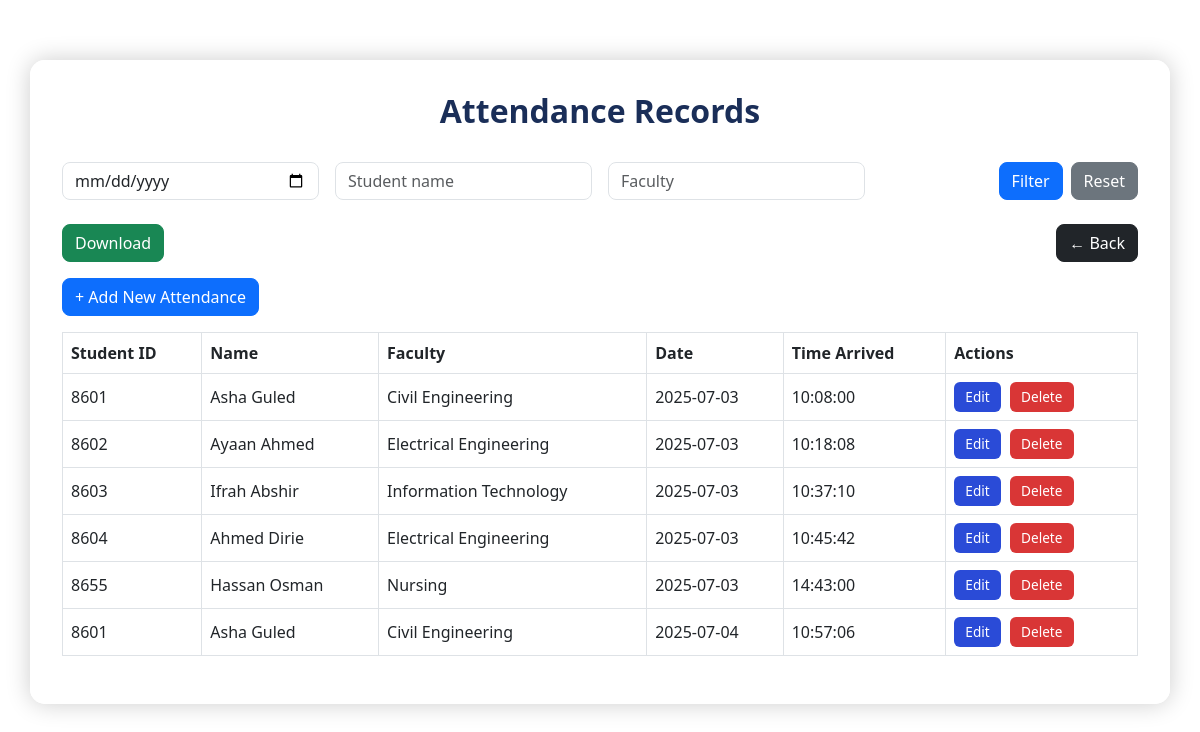
Screenshot of /university_attendance/class_attendance/attendance_records.php (signed in) with the database file from the repository.
### tables this page shows
CREATE TABLE `attendance` (
  `id` int(11) NOT NULL,
  `student_id` varchar(50) NOT NULL,
  `student_name` varchar(100) NOT NULL,
  `faculty` varchar(100) NOT NULL,
  `date` date NOT NULL,
  `created_at` timestamp NOT NULL DEFAULT current_timestamp(),
  `teacher_id` int(11) NOT NULL
);

### university_attendance/class_attendance/attendance_records.php (the view, shortened to what this page needs)
<?php
include "../db.php";
$teacher_id = $_SESSION['teacher_id'];
$filter_date = $_GET['date'] ?? '';
$filter_student = $_GET['student'] ?? '';
$filter_faculty = $_GET['faculty'] ?? '';
$query = "SELECT * FROM attendance WHERE teacher_id = ?";
$params = [$teacher_id];
$types = "i";
$stmt = $conn->prepare($query);
if (!empty($params)) {
    $stmt->bind_param($types, ...$params);
}
$stmt->execute();
$result = $stmt->get_result();
?>
<!DOCTYPE html>
<html lang="en">
<head>
  <link href="https://cdn.jsdelivr.net/npm/bootstrap@5.3.0/dist/css/bootstrap.min.css" rel="stylesheet" />
</head>
<body>
  <div class="container">
    <h2>Attendance Records</h2>
    <form method="GET" class="row g-3 mb-4">
      <div class="col-md-3">
        <input type="date" name="date" value="<?= htmlspecialchars($filter_date) ?>" class="form-control" />
      </div>
      <div class="col-md-3">
        <input type="text" name="student" placeholder="Student name" value="<?= htmlspecialchars($filter_student) ?>" class="form-control" />
      </div>
      <div class="col-md-3">
        <input type="text" name="faculty" placeholder="Faculty" value="<?= htmlspecialchars($filter_faculty) ?>" class="form-control" />
      </div>
      <div class="col-md-3 d-grid gap-2 d-md-flex justify-content-md-end">
        <button type="submit" class="btn btn-primary">Filter</button>
        <a href="attendance_records.php" class="btn btn-secondary">Reset</a>
      </div>
    </form>
    <div class="mb-3 d-flex justify-content-between">
      <a href="export_attendance.php?date=<?=urlencode($filter_date)?>&student=<?=urlencode($filter_student)?>&faculty=<?=urlencode($filter_faculty)?>" class="btn btn-success">Download</a>
      <a href="http://localhost:8080/university_attendance/class_attendance/" class="btn btn-dark">← Back</a>
    </div>
    <button id="showAddRowBtn" class="btn btn-primary add-button">+ Add New Attendance</button>
    <div class="table-responsive">
      <table class="table table-bordered table-hover align-middle" id="attendanceTable">
        <thead>
          <tr>
            <th>Student ID</th>
            <th>Name</th>
            <th>Faculty</th>
            <th>Date</th>
            <th>Time Arrived</th>
            <th>Actions</th>
          </tr>
        </thead>
        <tbody>
          <?php while($row = $result->fetch_assoc()): ?>
          <tr data-id="<?= $row['id'] ?>">
            <td class="student_id"><?= htmlspecialchars($row['student_id']) ?></td>
            <td class="student_name"><?= htmlspecialchars($row['student_name']) ?></td>
            <td class="faculty"><?= htmlspecialchars($row['faculty']) ?></td>
            <td><?= htmlspecialchars($row['date']) ?></td>
            <td><?= htmlspecialchars(date("H:i:s", strtotime($row['created_at'] ?? $row['date']))) ?></td>
            <td>
              <button class="btn-edit">Edit</button>
              <button class="btn-delete">Delete</button>
            </td>
          </tr>
          <?php endwhile; ?>
        </tbody>
      </table>
    </div>
  </div>
</body>
</html>

### university_attendance/class_attendance/attendance_records.php (style rules this page uses)
body { background: url('https://hips.hearstapps.com/hmg-prod/images/nature-quotes-landscape-1648265648.jpg?crop=1xw:0.84375xh;center,top&resize=1200:*') no-repeat center center fixed; background-size: cover; font-family: 'Segoe UI', sans-serif; padding-top: 60px; }
.container { background: rgba(255, 255, 255, 0.96); padding: 2rem; border-radius: 15px; box-shadow: 0 0 25px rgba(0,0,0,0.2); }
h2 { font-weight: 700; text-align: center; color: #1a2e58; margin-bottom: 2rem; }
.form-control, .btn { border-radius: 8px; }
.table thead { background-color: #1a2e58; color: white; }
.btn-edit, .btn-delete, .btn-save, .btn-cancel { font-size: 0.85rem; padding: 0.3rem 0.7rem; border-radius: 6px; margin-right: 0.3rem; cursor: pointer; user-select: none; }
.btn-edit { background-color: #2a4bd7; color: white; border: none; }
.btn-delete { background-color: #d93636; color: white; border: none; }
.add-button { margin-bottom: 1rem; }

### rows the page displays
attendance: student "8601", student_name "Asha Guled", faculty "Civil Engineering", date "2025-07-03", created_at "10:08:00"
attendance: student "8602", student_name "Ayaan Ahmed", faculty "Electrical Engineering", date "2025-07-03", created_at "10:18:08"
attendance: student "8603", student_name "Ifrah Abshir", faculty "Information Technology", date "2025-07-03", created_at "10:37:10"
attendance: student "8604", student_name "Ahmed Dirie", faculty "Electrical Engineering", date "2025-07-03", created_at "10:45:42"
attendance: student "8655", student_name "Hassan Osman", faculty "Nursing", date "2025-07-03", created_at "14:43:00"
attendance: student "8601", student_name "Asha Guled", faculty "Civil Engineering", date "2025-07-04", created_at "10:57:06"
